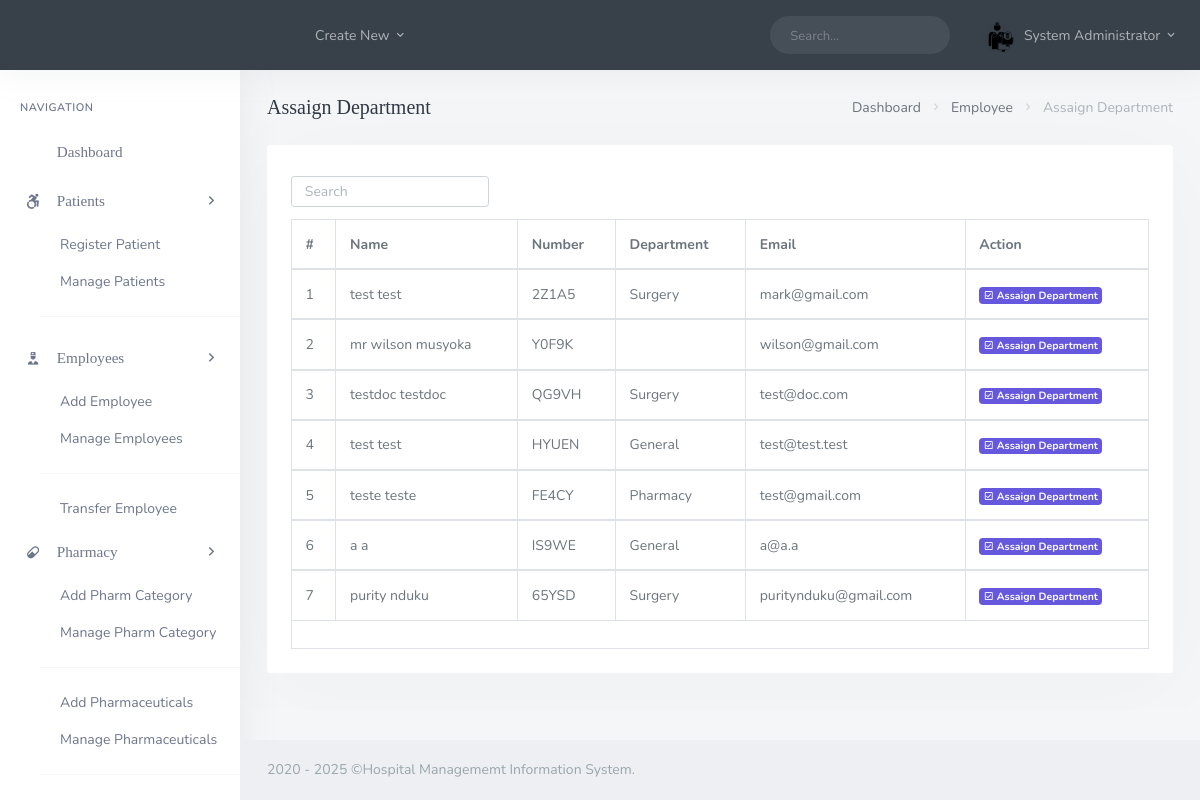
/backend/admin/admin_assaign_dept.php (signed in), run on the app's committed database.
### tables this page shows
CREATE TABLE `docs` (
  `doc_id` int(20) NOT NULL,
  `doc_fname` varchar(200) DEFAULT NULL,
  `doc_lname` varchar(200) DEFAULT NULL,
  `doc_email` varchar(200) DEFAULT NULL,
  `doc_pwd` varchar(200) DEFAULT NULL,
  `doc_dept` varchar(200) NOT NULL,
  `doc_number` varchar(200) DEFAULT NULL,
  `doc_dpic` varchar(200) DEFAULT NULL,
  `doc_start_time` time DEFAULT NULL,
  `doc_end_time` time DEFAULT NULL
);

### backend/admin/admin_assaign_dept.php (the view, shortened to what this page needs)
<?php
  include('assets/inc/config.php');
?>
<!DOCTYPE html>
<html lang="en">
<?php include('assets/inc/head.php');?>
    <body>
        <div id="wrapper">
                <?php include('assets/inc/nav.php');?>
                <?php include("assets/inc/sidebar.php");?>
            <div class="content-page">
                <div class="content">
                    <div class="container-fluid">
                        <div class="row">
                            <div class="col-12">
                                <div class="page-title-box">
                                    <div class="page-title-right">
                                        <ol class="breadcrumb m-0">
                                            <li class="breadcrumb-item"><a href="javascript: void(0);">Dashboard</a></li>
                                            <li class="breadcrumb-item"><a href="javascript: void(0);">Employee</a></li>
                                            <li class="breadcrumb-item active">Assaign Department</li>
                                        </ol>
                                    </div>
                                    <h4 class="page-title">Assaign Department</h4>
                                </div>
                            </div>
                        </div>
                        <div class="row">
                            <div class="col-12">
                                <div class="card-box">
                                    <div class="mb-2">
                                        <div class="row">
                                            <div class="col-12 text-sm-center form-inline" >
                                                <div class="form-group">
                                                    <input id="demo-foo-search" type="text" placeholder="Search" class="form-control form-control-sm" autocomplete="on">
                                                </div>
                                            </div>
                                        </div>
                                    </div>
                                    <div class="table-responsive">
                                        <table id="demo-foo-filtering" class="table table-bordered toggle-circle mb-0" data-page-size="7">
                                            <thead>
                                            <tr>
                                                <th>#</th>
                                                <th data-toggle="true">Name</th>
                                                <th data-hide="phone">Number</th>
                                                <th data-hide="phone">Department</th>
                                                <th data-hide="phone">Email</th>
                                                <th data-hide="phone">Action</th>
                                            </tr>
                                            </thead>
                                            <?php
                                                $ret="SELECT * FROM  docs  ORDER BY RAND() ";
                                                $stmt= $mysqli->prepare($ret) ;
                                                $stmt->execute() ;
                                                $res=$stmt->get_result();
                                                $cnt=1;
                                                while($row=$res->fetch_object())
                                                {
                                            ?>
                                                <tbody>
                                                <tr>
                                                    <td><?php echo $cnt;?></td>
                                                    <td><?php echo $row->doc_fname;?> <?php echo $row->doc_lname;?></td>
                                                    <td><?php echo $row->doc_number;?></td>
                                                    <td><?php echo $row->doc_dept;?></td>
                                                    <td><?php echo $row->doc_email;?></td>
                                                    <td>
                                                        <a href="admin_assaign_single_employee.php?doc_number=<?php echo $row->doc_number;?>" class="badge badge-primary"><i class="mdi mdi-check-box-outline "></i> Assaign Department</a>
                                                    </td>
                                                </tr>
                                                </tbody>
                                            <?php  $cnt = $cnt +1 ; }?>
                                            <tfoot>
                                            <tr class="active">
                                                <td colspan="8">
                                                </td>
                                            </tr>
                                            </tfoot>
                                        </table>
                                    </div>
                                </div>
                            </div>
                        </div>
                    </div>
                </div>
                 <?php include('assets/inc/footer.php');?>
            </div>
        </div>
    </body>
</html>

### backend/admin/assets/inc/nav.php (shortened to what this page needs)
<?php
    $aid=$_SESSION['ad_id'];
    $ret="select * from admin where ad_id=?";
    $stmt= $mysqli->prepare($ret) ;
    $stmt->bind_param('i',$aid);
    $stmt->execute() ;
    $res=$stmt->get_result();
    while($row=$res->fetch_object())
    {
?>
    <div class="navbar-custom">
        <ul class="list-unstyled topnav-menu float-right mb-0">
            <li class="d-none d-sm-block">
                <form class="app-search">
                    <div class="app-search-box">
                        <div class="input-group">
                            <input type="text" class="form-control" placeholder="Search...">
                            <div class="input-group-append">
                                <button class="btn" type="submit">
                                    <i class="fe-search"></i>
                                </button>
                            </div>
                        </div>
                    </div>
                </form>
            </li>
            <li class="dropdown notification-list">
                <a class="nav-link dropdown-toggle nav-user mr-0 waves-effect waves-light" data-toggle="dropdown" href="#" role="button" aria-haspopup="false" aria-expanded="false">
                    <img src="assets/images/users/<?php echo $row->ad_dpic;?>" alt="dpic" class="rounded-circle">
                    <span class="pro-user-name ml-1">
                        <?php echo $row->ad_fname;?> <?php echo $row->ad_lname;?> <i class="mdi mdi-chevron-down"></i>
                    </span>
                </a>
            </li>
        </ul>
        <div class="logo-box">
            <a href="admin_dashboard.php" class="logo text-center">
                <span class="logo-lg">
                </span>
            </a>
        </div>
        <ul class="list-unstyled topnav-menu topnav-menu-left m-0">
            <li>
                <button class="button-menu-mobile waves-effect waves-light">
                    <i class="fe-menu"></i>
                </button>
            </li>
            <li class="dropdown d-none d-lg-block">
                <a class="nav-link dropdown-toggle waves-effect waves-light" data-toggle="dropdown" href="#" role="button" aria-haspopup="false" aria-expanded="false">
                    Create New
                    <i class="mdi mdi-chevron-down"></i>
                </a>
            </li>
        </ul>
    </div>
<?php }?>

### data on the page
docs: doc_fname "test", doc_lname "test", doc_number "2Z1A5", doc_dept "Surgery", doc_email "mark@gmail.com"
docs: doc_fname "mr wilson", doc_lname "musyoka", doc_number "Y0F9K", doc_email "wilson@gmail.com"
docs: doc_fname "testdoc", doc_lname "testdoc", doc_number "QG9VH", doc_dept "Surgery", doc_email "test@doc.com"
docs: doc_fname "test", doc_lname "test", doc_number "HYUEN", doc_dept "General", doc_email "test@test.test"
docs: doc_fname "teste", doc_lname "teste", doc_number "FE4CY", doc_dept "Pharmacy", doc_email "test@gmail.com"
docs: doc_fname "a", doc_lname "a", doc_number "IS9WE", doc_dept "General", doc_email "a@a.a"
docs: doc_fname "purity", doc_lname "nduku", doc_number "65YSD", doc_dept "Surgery", doc_email "puritynduku@gmail.com"

### other printed values
$row->ad_fname "System"
$row->ad_lname "Administrator"
